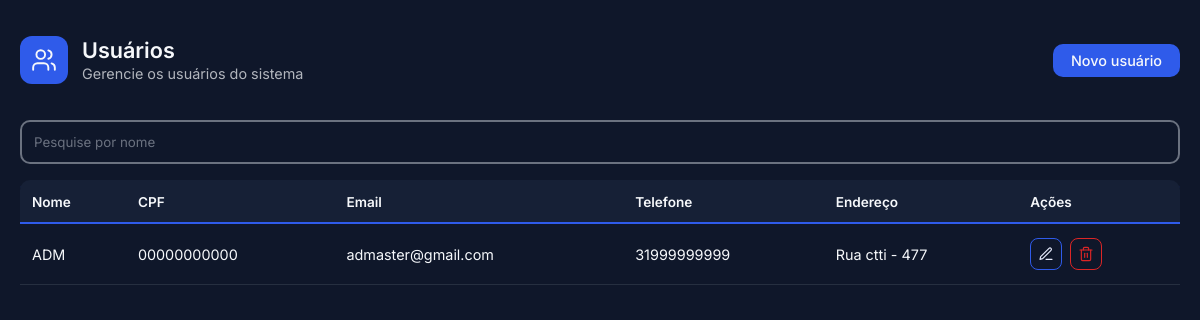
The app's page /pages/user.php (signed in) with its own data.
### tables this page shows
CREATE TABLE acessos (
    id_acesso INT NOT NULL PRIMARY KEY AUTO_INCREMENT,
    nome_user VARCHAR(100) NOT NULL,
    CPF CHAR(11) UNIQUE NOT NULL,
    email VARCHAR(100) NOT NULL,
    telefone VARCHAR(13) NOT NULL,
    endereco VARCHAR(100) NOT NULL,
    senha VARCHAR(100) NOT NULL,
    nivel INT NOT NULL
);

### public/pages/user.php (the view, shortened to what this page needs)
<?php
    require_once "../../src/config/conexao.php";
?>
<!DOCTYPE html>
<html lang="pt-br">
<head>
    <link rel="stylesheet" href="../assets/css/user.css">
    <link rel="stylesheet" href="../assets/css/all.css">
</head>
<body>
    <div class="container">
        <header>
            <div class="top1">
                <div class="img">
                    <svg viewBox="0 0 24 24" fill="none" stroke="currentColor" stroke-width="1.75" stroke-linecap="round" stroke-linejoin="round" aria-hidden="true">
                        <path d="M16 21v-2a4 4 0 0 0-4-4H6a4 4 0 0 0-4 4v2" />
                        <circle cx="9" cy="7" r="4" />
                        <path d="M22 21v-2a4 4 0 0 0-3-3.87" />
                        <path d="M16 3.13a4 4 0 0 1 0 7.75" />
                    </svg>
                </div>
                <div class="text">
                    <h3>Usuários</h3>
                    <p>Gerencie os usuários do sistema</p>
                </div>
            </div>
            <div class="top2">
                <button type="button" id="new">Novo usuário</button>
            </div>
        </header>
        <section>
            <input placeholder="Pesquise por nome" type="text" name="" id="ipt">
        </section>
        <main>
            <table>
                <thead>
                    <tr>
                        <th>Nome</th>
                        <th>CPF</th>
                        <th>Email</th>
                        <th>Telefone</th>
                        <th>Endereço</th>
                        <th>Ações</th>
                    </tr>
                </thead>
                <tbody id="corpoTabela">
                    <?php
                    $users = ("SELECT *
                    FROM acessos ");
                    $stmt = $pdo->prepare($users);
                    $stmt->execute();
                    $usuarios = $stmt->fetchAll(PDO::FETCH_ASSOC);
                    foreach ($usuarios as $resultado) {
                        $nome     = htmlspecialchars($resultado['nome_user']);
                        $cpf      = htmlspecialchars($resultado['CPF']);
                        $email    = htmlspecialchars($resultado['email']);
                        $telefone = htmlspecialchars($resultado['telefone']);
                        $endereco = htmlspecialchars($resultado['endereco']);
                        echo "
                            <tr>
                                <td>{$nome}</td>
                                <td>{$cpf}</td>
                                <td>{$email}</td>
                                <td>{$telefone}</td>
                                <td>{$endereco}</td>
                                <td>
                                    <div class=\"acoes\">
                                        <button type='button' class='btn-acao btn-editar' data-id='{$resultado['id_acesso']}' data-nivel='" . (int)$resultado['nivel'] . "' title='Editar usuário'>
                                            <svg viewBox=\"0 0 24 24\" fill=\"none\" stroke=\"currentColor\" stroke-width=\"1.75\" stroke-linecap=\"round\" stroke-linejoin=\"round\" aria-hidden=\"true\">
                                                <path d=\"M12 20h9\" />
                                                <path d=\"M16.5 3.5a2.121 2.121 0 0 1 3 3L7 19l-4 1 1-4Z\" />
                                            </svg>
                                        </button>
                                        <button type='button' class='btn-acao btn-excluir'
                                                data-id='{$resultado['id_acesso']}'
                                                title='Apagar usuário' aria-label='Apagar usuário'>
                                            <svg viewBox='0 0 24 24' fill='none' stroke='currentColor' stroke-width='1.75' stroke-linecap='round' stroke-linejoin='round' aria-hidden='true'>
                                                <path d='M3 6h18' />
                                                <path d='M19 6v14a2 2 0 0 1-2 2H7a2 2 0 0 1-2-2V6' />
                                                <path d='M8 6V4a2 2 0 0 1 2-2h4a2 2 0 0 1 2 2v2' />
                                                <line x1='10' y1='11' x2='10' y2='17' />
                                                <line x1='14' y1='11' x2='14' y2='17' />
                                            </svg>
                                        </button>
                                    </div>
                                </td>
                            </tr>
                        ";
                    }
                    ?>
                </tbody>
            </table>
        </main>
    </div>
</body>
</html>

### public/assets/css/user.css (style rules this page uses)
* { padding: 0; margin: 0; box-sizing: border-box; }
:root { --cor-primaria: #2f5bea; --cor-primaria-escura: #1e40af; --cor-primaria-clara: #e8eefe; --cor-destaque: #14b8a6; --cor-menu: #0f172a; --cor-fundo: #f6f8fb; --cor-superficie: #ffffff; --cor-texto: #1f2937; --cor-texto-suave: #6b7280; --cor-borda: #e5e7eb; --cor-sucesso: #16a34a; --cor-alerta: #f59e0b; --cor-erro: #dc2626; --fonte-base: "Inter", system-ui, -apple-system, "Segoe UI", Roboto, sans-serif; }
body { background-color: var(--cor-menu); }
.container { height: 100dvh; display: flex; flex-direction: column; padding: 0 20px 24px; background-color: var(--cor-menu); font-family: var(--fonte-base); color: var(--cor-fundo); }
header { min-height: 15dvh; display: flex; align-items: center; justify-content: space-between; gap: 16px; flex-wrap: wrap; padding: 12px 0; flex-shrink: 0; }
.top1 { display: flex; align-items: center; gap: 14px; color: var(--cor-fundo); }
.img { width: 48px; height: 48px; border-radius: 12px; display: flex; align-items: center; justify-content: center; background-color: var(--cor-primaria); color: var(--cor-fundo); flex-shrink: 0; }
.img svg { width: 26px; height: 26px; }
.text h3 { font-size: 1.35rem; font-weight: 600; line-height: 1.2; }
.text p { font-size: 0.9rem; opacity: 0.7; margin-top: 2px; }
.top2 { display: flex; flex-direction: column; align-items: center; justify-content: center; gap: 8px; }
#new { padding: 8px 18px; border: none; border-radius: 10px; background-color: var(--cor-primaria); color: var(--cor-fundo); font-family: var(--fonte-base); font-size: 0.9rem; font-weight: 500; cursor: pointer; transition: background-color 0.2s; }
section { display: flex; align-items: center; gap: 12px; margin-bottom: 16px; flex-shrink: 0; }
#ipt { flex: 1; height: 44px; border: solid 2px var(--cor-texto-suave); border-radius: 10px; padding: 0 12px; background-color: transparent; color: var(--cor-fundo); font-family: var(--fonte-base); }
#ipt::placeholder { color: var(--cor-texto-suave); }
main { flex: 1; min-height: 0; width: 100%; overflow: auto; scrollbar-width: thin; scrollbar-color: var(--cor-texto-suave) transparent; }
table { width: 100%; min-width: 720px; border-collapse: collapse; color: var(--cor-fundo); }
th { padding: 14px 12px; text-align: left; font-size: 0.85rem; font-weight: 600; white-space: nowrap; position: sticky; top: 0; z-index: 1; background-color: var(--cor-card); box-shadow: inset 0 -2px 0 var(--cor-primaria); }
th:first-child { border-top-left-radius: 10px; }
th:last-child { border-top-right-radius: 10px; }
td { padding: 14px 12px; font-size: 0.9rem; vertical-align: middle; border-bottom: solid 1px rgba(246, 248, 251, 0.1); }
.acoes { display: flex; gap: 8px; }
.btn-acao { width: 32px; height: 32px; border-radius: 8px; display: flex; align-items: center; justify-content: center; background-color: transparent; cursor: pointer; transition: background-color 0.2s, color 0.2s; }
.btn-acao svg { width: 16px; height: 16px; }
.btn-editar { color: var(--cor-primaria-clara); border: solid 1px var(--cor-primaria); }
.btn-excluir { color: var(--cor-erro); border: solid 1px var(--cor-erro); }

### public/pages/user.php (style rules this page uses)
html, body { background-color: #0f172a; }

### records on screen
acessos: nome_user "ADM", CPF "00000000000", email "admaster@gmail.com", telefone "31999999999", endereco "Rua ctti - 477"
